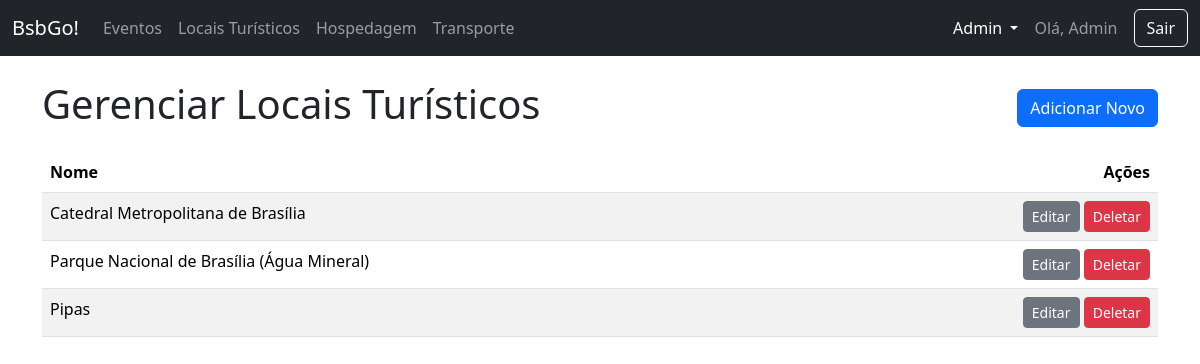
The app's page /admin/pontos (signed in) with its own data.
### app/models.py (models this page shows, shortened)
class Usuario(UserMixin, db.Model):
    id = db.Column(db.Integer, primary_key=True)
    nome = db.Column(db.String(100), nullable=False)
    email = db.Column(db.String(150), unique=True, nullable=False)
    senha_hash = db.Column(db.String(256))
    tipo = db.Column(db.String(50), nullable=False, default='turista') # turista, morador, admin

class PontoTuristico(db.Model):
    id = db.Column(db.Integer, primary_key=True)
    nome = db.Column(db.String(100), nullable=False)
    descricao = db.Column(db.Text, nullable=False)
    localizacao = db.Column(db.String(150))
    categoria = db.Column(db.String(50))
    horario = db.Column(db.String(100))
    preco = db.Column(db.Float)
    imagem_file = db.Column(db.String(100), nullable=False, default='default.jpg')
    eventos = db.relationship('Evento', backref='ponto', lazy=True)

### app/routes.py (the view)
@main.route('/admin/pontos')
@login_required
@admin_required
def admin_pontos():
    pontos = PontoTuristico.query.all()
    return render_template('admin_manager.html', items=pontos, title="Locais Turísticos", item_type="ponto")

### app/__init__.py (called while the page is built)
def create_app():
    app = Flask(__name__)
    app.config['SECRET_KEY'] = os.environ.get('SECRET_KEY')
    app.config['SQLALCHEMY_DATABASE_URI'] = 'sqlite:///database.db'
    app.config['SQLALCHEMY_TRACK_MODIFICATIONS'] = False
    db.init_app(app)
    migrate.init_app(app, db)
    login_manager.init_app(app)
    login_manager.login_view = 'main.login' # type: ignore
    from .models import Usuario
    @login_manager.user_loader
    def load_user(user_id):
        return Usuario.query.get(int(user_id))
    from .routes import main as main_blueprint
    app.register_blueprint(main_blueprint)
    return app

### app/routes.py (called while the page is built)
def admin_required(f):
    @wraps(f)
    def decorated_function(*args, **kwargs):
        if not current_user.is_authenticated or current_user.tipo != 'admin':
            abort(403) # Proibido o acesso
        return f(*args, **kwargs)
    return decorated_function

### app/templates/admin_manager.html (shortened to what this page needs)
{% extends 'base.html' %}
{% block content %}
<div class="d-flex justify-content-between align-items-center mb-3">
    <h1>Gerenciar {{ title }}</h1>
    <a href="{{ url_for('main.novo_' + item_type) }}" class="btn btn-primary">Adicionar Novo</a>
</div>
<div class="table-responsive">
    <table class="table table-striped">
        <thead>
            <tr>
                <th>Nome</th>
                <th class="text-end">Ações</th>
            </tr>
        </thead>
        <tbody>
            {% for item in items %}
            <tr>
                <td>
                    {{ item.nome }}
                </td>
                <td class="text-end">
                    {% if item_type == 'ponto' %}
                        <a href="{{ url_for('main.editar_ponto', ponto_id=item.id) }}" class="btn btn-secondary btn-sm">Editar</a>
                        <form action="{{ url_for('main.deletar_ponto', ponto_id=item.id) }}" method="POST" class="d-inline" onsubmit="return confirm('Tem certeza que deseja deletar este item?');">
                            <button type="submit" class="btn btn-danger btn-sm">Deletar</button>
                        </form>
                    {% endif %}
                </td>
            </tr>
            {% else %}
            <tr>
                <td colspan="2" class="text-center">Nenhum item encontrado.</td>
            </tr>
            {% endfor %}
        </tbody>
    </table>
</div>
{% endblock %}

### app/templates/base.html (shortened to what this page needs)
<!DOCTYPE html>
<html lang="pt-br">
  <head>
    <link
      href="https://cdn.jsdelivr.net/npm/bootstrap@5.3.3/dist/css/bootstrap.min.css"
      rel="stylesheet"
    />
    <link rel="stylesheet" href="../static/css/style.css">
  </head>
  <body>
    <nav class="navbar navbar-expand-lg navbar-dark bg-dark">
      <div class="container-fluid">
        <a class="navbar-brand" href="{{ url_for('main.index') }}">BsbGo!</a>
        <div class="collapse navbar-collapse" id="navbarNav">
          <ul class="navbar-nav me-auto mb-2 mb-lg-0">
            <li class="nav-item"><a class="nav-link" href="#">Eventos</a></li>
            <li class="nav-item">
              <a class="nav-link" href="#">Locais Turísticos</a>
            </li>
            <li class="nav-item">
              <a class="nav-link" href="#">Hospedagem</a>
            </li>
            <li class="nav-item">
              <a class="nav-link" href="#">Transporte</a>
            </li>
          </ul>
          <div class="d-flex align-items-center">
            {% if current_user.is_authenticated %} {% if current_user.tipo ==
            'admin' %}
            <div class="nav-item dropdown me-3">
              <a
                class="nav-link dropdown-toggle text-white"
                href="#"
                id="adminDropdown"
                role="button"
                data-bs-toggle="dropdown"
                aria-expanded="false"
              >
                Admin
              </a>
            </div>
            {% endif %}
            <span class="navbar-text me-3">Olá, {{ current_user.nome }}</span>
            <a class="btn btn-outline-light" href="{{ url_for('main.logout') }}"
              >Sair</a
            >
            {% endif %}
          </div>
        </div>
      </div>
    </nav>
    <main class="container mt-4">
       {% block content %}{% endblock %}
    </main>
  </body>
</html>

### records on screen
Usuario: nome "Admin"
PontoTuristico: nome "Catedral Metropolitana de Brasília"
PontoTuristico: nome "Parque Nacional de Brasília (Água Mineral)"
PontoTuristico: nome "Pipas"

### other values on screen
{{ title }} "Locais Turísticos"
